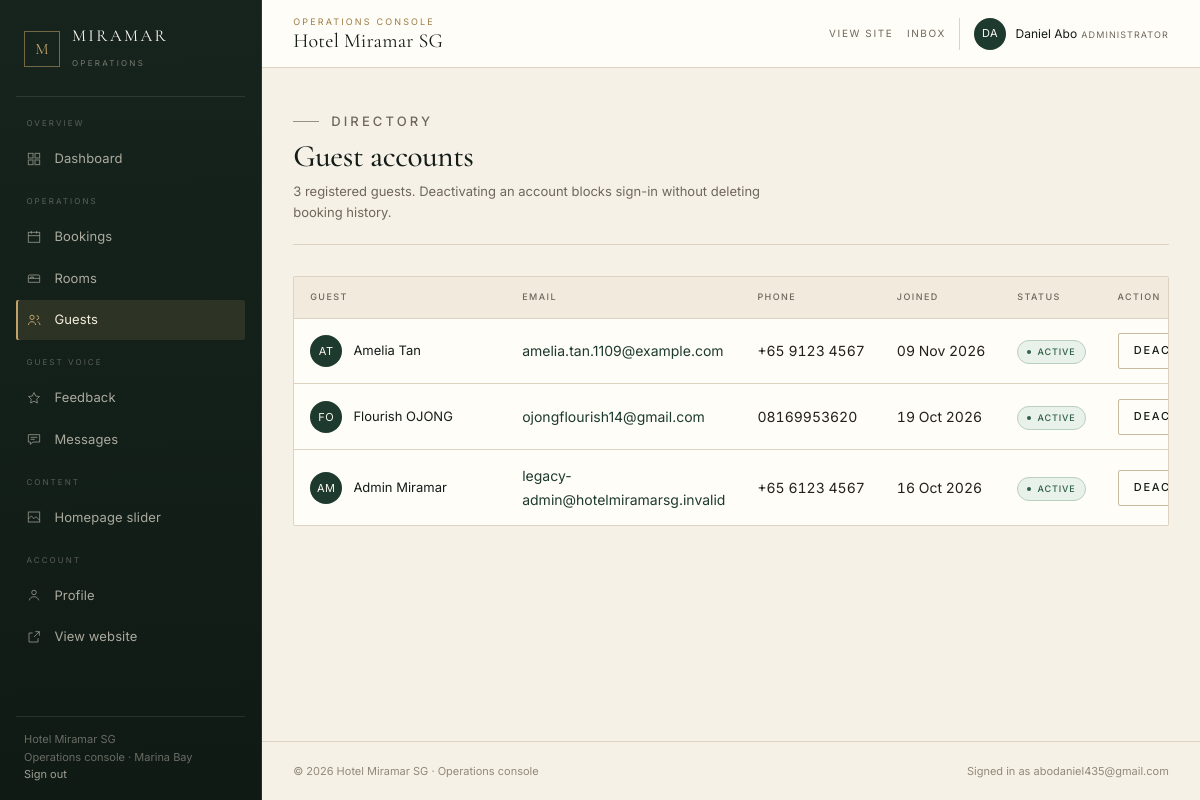
The page /admin/customers (signed in) on the database its author committed.
### app/models/models.py (models this page shows, shortened)
class User(UserMixin, db.Model):
    __tablename__ = 'users'
    id = db.Column(db.Integer, primary_key=True)
    email = db.Column(db.String(120), unique=True, nullable=False, index=True)
    password_hash = db.Column(db.String(256), nullable=False)
    first_name = db.Column(db.String(80), nullable=False)
    last_name = db.Column(db.String(80), nullable=False)
    phone = db.Column(db.String(30))
    address = db.Column(db.String(255))
    is_admin = db.Column(db.Boolean, default=False, nullable=False)
    is_active = db.Column(db.Boolean, default=True, nullable=False)
    created_at = db.Column(db.DateTime, default=datetime.utcnow)
    updated_at = db.Column(db.DateTime, default=datetime.utcnow, onupdate=datetime.utcnow)
    bookings = db.relationship('Booking', back_populates='user', lazy='dynamic',
                               cascade='all, delete-orphan')
    feedbacks = db.relationship('Feedback', back_populates='user', lazy='dynamic')
    @property
    def full_name(self):
        return f'{self.first_name} {self.last_name}'

### app/routes/admin.py (the view)
@admin_bp.route('/customers')
@admin_required
def customers():
    customers_list = User.query.filter_by(is_admin=False).order_by(User.created_at.desc()).all()
    return render_template('admin/customers.html', customers=customers_list)

### app/models/models.py (called while the page is built)
@login_manager.user_loader
def load_user(user_id):
    return User.query.get(int(user_id))

### app/routes/admin.py (called while the page is built)
def admin_required(f):
    @wraps(f)
    @login_required
    def decorated(*args, **kwargs):
        if not current_user.is_admin:
            abort(403)
        return f(*args, **kwargs)
    return decorated

### app/templates/admin/customers.html (shortened to what this page needs)
{% extends 'admin/base_admin.html' %}
{% block admin_content %}
<div class="admin-page-head">
  <div>
    <p class="eyebrow">Directory</p>
    <h1>Guest accounts</h1>
    <p>{{ customers|length }} registered {{ 'guest' if customers|length == 1 else 'guests' }}. Deactivating an account blocks sign-in without deleting booking history.</p>
  </div>
</div>
<div class="table-wrap">
  <table>
    <thead>
      <tr><th>Guest</th><th>Email</th><th>Phone</th><th>Joined</th><th>Status</th><th>Action</th></tr>
    </thead>
    <tbody>
      {% for c in customers %}
      <tr>
        <td>
          <div class="cell-with-thumb">
            <span class="admin-user__avatar" aria-hidden="true">{{ c.first_name[0] }}{{ c.last_name[0] }}</span>
            <div class="cell-with-thumb__name">{{ c.full_name }}</div>
          </div>
        </td>
        <td class="cell-muted"><a href="mailto:{{ c.email }}">{{ c.email }}</a></td>
        <td class="table-num">{{ c.phone or '—' }}</td>
        <td class="table-num">{{ c.created_at.strftime('%d %b %Y') }}</td>
        <td>
          {% if c.is_active %}<span class="badge badge-approved">Active</span>
          {% else %}<span class="badge badge-cancelled">Inactive</span>{% endif %}
        </td>
        <td>
          <form method="post" action="{{ url_for('admin.toggle_customer', user_id=c.id) }}">
            <button type="submit" class="btn btn--ghost btn--sm">{% if c.is_active %}Deactivate{% else %}Activate{% endif %}</button>
          </form>
        </td>
      </tr>
      {% else %}
      <tr><td colspan="6" class="cell-muted">No guest accounts yet.</td></tr>
      {% endfor %}
    </tbody>
  </table>
</div>
{% endblock %}

### app/templates/admin/base_admin.html (shortened to what this page needs)
{% set ep = request.endpoint or '' %}
<!DOCTYPE html>
<html lang="en">
<head>
  <link rel="stylesheet" href="{{ url_for('static', filename='css/main.css') }}">
</head>
<body class="admin-body">
  <div class="admin-shell">
    <aside class="admin-sidebar" id="admin-sidebar" data-admin-panel aria-label="Console navigation">
      <a class="admin-brand" href="{{ url_for('admin.dashboard') }}">
        <span class="admin-brand__monogram" aria-hidden="true">M</span>
        <span>
          <span class="admin-brand__name">Miramar</span>
          <span class="admin-brand__role">Operations</span>
        </span>
      </a>
      <nav class="admin-nav" aria-label="Console sections">
        <p class="admin-nav__group">Overview</p>
        <a href="{{ url_for('admin.dashboard') }}" class="admin-nav__link{% if ep == 'admin.dashboard' %} is-active{% endif %}"{% if ep == 'admin.dashboard' %} aria-current="page"{% endif %}>
          <svg viewBox="0 0 24 24" aria-hidden="true"><rect x="3.5" y="3.5" width="7" height="7"/><rect x="13.5" y="3.5" width="7" height="7"/><rect x="3.5" y="13.5" width="7" height="7"/><rect x="13.5" y="13.5" width="7" height="7"/></svg>
          Dashboard
        </a>
        <p class="admin-nav__group">Operations</p>
        <a href="{{ url_for('admin.bookings') }}" class="admin-nav__link{% if 'booking' in ep %} is-active{% endif %}"{% if 'booking' in ep %} aria-current="page"{% endif %}>
          <svg viewBox="0 0 24 24" aria-hidden="true"><rect x="3.5" y="5" width="17" height="15"/><path d="M3.5 10h17M8 3v4M16 3v4"/></svg>
          Bookings
        </a>
        <a href="{{ url_for('admin.rooms') }}" class="admin-nav__link{% if 'room' in ep %} is-active{% endif %}"{% if 'room' in ep %} aria-current="page"{% endif %}>
          <svg viewBox="0 0 24 24" aria-hidden="true"><path d="M3.5 18.5v-6h17v6M3.5 18.5h17M3.5 12.5v-3a2 2 0 0 1 2-2h13a2 2 0 0 1 2 2v3M7 12.5v-2h4v2"/></svg>
          Rooms
        </a>
        <a href="{{ url_for('admin.customers') }}" class="admin-nav__link{% if 'customer' in ep %} is-active{% endif %}"{% if 'customer' in ep %} aria-current="page"{% endif %}>
          <svg viewBox="0 0 24 24" aria-hidden="true"><circle cx="9" cy="8" r="3.2"/><path d="M3.5 19.5c.6-3.2 2.7-5 5.5-5s4.9 1.8 5.5 5M16 5.5a3 3 0 0 1 0 6M17.5 14.8c2 .5 3.2 2.1 3.5 4.7"/></svg>
          Guests
        </a>
        <p class="admin-nav__group">Guest voice</p>
        <a href="{{ url_for('admin.feedback') }}" class="admin-nav__link{% if 'feedback' in ep %} is-active{% endif %}"{% if 'feedback' in ep %} aria-current="page"{% endif %}>
          <svg viewBox="0 0 24 24" aria-hidden="true"><path d="M12 3.8l2.5 5.2 5.7.8-4.1 4 1 5.7-5.1-2.7-5.1 2.7 1-5.7-4.1-4 5.7-.8z"/></svg>
          Feedback
        </a>
        <a href="{{ url_for('admin.messages') }}" class="admin-nav__link{% if 'message' in ep %} is-active{% endif %}"{% if 'message' in ep %} aria-current="page"{% endif %}>
          <svg viewBox="0 0 24 24" aria-hidden="true"><path d="M3.5 5.5h17v11h-10l-4 3.5v-3.5h-3z"/><path d="M7 9.5h10M7 12.5h6"/></svg>
          Messages
        </a>
        <p class="admin-nav__group">Content</p>
        <a href="{{ url_for('admin.slider') }}" class="admin-nav__link{% if 'slider' in ep %} is-active{% endif %}"{% if 'slider' in ep %} aria-current="page"{% endif %}>
          <svg viewBox="0 0 24 24" aria-hidden="true"><rect x="3.5" y="4.5" width="17" height="15"/><path d="M3.5 15l4.5-4.5 4 4 3-3 5.5 5.5M8 8.8h.01"/></svg>
          Homepage slider
        </a>
        <p class="admin-nav__group">Account</p>
        <a href="{{ url_for('admin.profile') }}" class="admin-nav__link{% if ep == 'admin.profile' %} is-active{% endif %}"{% if ep == 'admin.profile' %} aria-current="page"{% endif %}>
          <svg viewBox="0 0 24 24" aria-hidden="true"><circle cx="12" cy="8.2" r="3.4"/><path d="M5 20c.7-3.5 3.3-5.4 7-5.4s6.3 1.9 7 5.4"/></svg>
          Profile
        </a>
        <a href="{{ url_for('public.index') }}" class="admin-nav__link">
          <svg viewBox="0 0 24 24" aria-hidden="true"><path d="M14 4h6v6M20 4l-8 8M18 14v5.5H4.5V6H10"/></svg>
          View website
        </a>
      </nav>
      <div class="admin-sidebar__foot">
        {{ hotel_name }}<br>
        Operations console &middot; Marina Bay<br>
        <a href="{{ url_for('auth.logout') }}">Sign out</a>
      </div>
    </aside>
    <div class="admin-main" id="admin-main">
      <header class="admin-topbar">
        <div>
          <p class="admin-topbar__eyebrow">Operations console</p>
          <p class="admin-topbar__title">{{ hotel_name }}</p>
        </div>
        <div class="admin-topbar__actions">
          <a class="admin-topbar__link" href="{{ url_for('public.index') }}">View site</a>
          <a class="admin-topbar__link" href="{{ url_for('admin.messages') }}">Inbox</a>
          <div class="admin-user">
            <span class="admin-user__avatar" aria-hidden="true">{{ current_user.first_name[0] }}{{ current_user.last_name[0] }}</span>
            <span>
              <span class="admin-user__name">{{ current_user.full_name }}</span>
              <span class="admin-user__role">Administrator</span>
            </span>
          </div>
        </div>
      </header>
      <main class="admin-content">
        {% block admin_content %}{% endblock %}
      </main>
      <footer class="admin-footer">
        <span>&copy; 2026 {{ hotel_name }} &middot; Operations console</span>
        <span>Signed in as {{ current_user.email }}</span>
      </footer>
    </div>
  </div>
</body>
</html>

### rows shown on the page
User: first_name "D", last_name "A", full_name "Daniel Abo", email "abodaniel435@gmail.com"
User: first_name "A", last_name "T", full_name "Amelia Tan", email "amelia.tan.1109@example.com", phone "+65 9123 4567", created_at "09 Nov 2026", is_active "ACTIVE"
User: first_name "F", last_name "O", full_name "Flourish OJONG", email "ojongflourish14@gmail.com", phone "08169953620", created_at "19 Oct 2026", is_active "ACTIVE"
User: first_name "A", last_name "M", full_name "Admin Miramar", email "legacy-admin@hotelmiramarsg.invalid", phone "+65 6123 4567", created_at "16 Oct 2026", is_active "ACTIVE"

### other values the page prints
{{ hotel_name }} "Hotel Miramar SG"
{{ customers|length }} "3"
{{ 'guest' if customers|length == 1 else 'guests' }} "guests"
